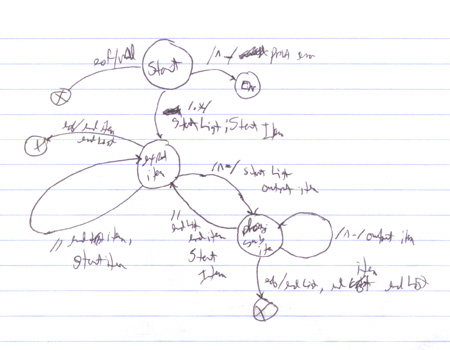
#> input picture code/handdrawn.jpg, 450 x 350 px
$ python circle_detection.py handdrawn.jpg   (Python 2 division)
#> lines starting #> are read from the running program, lines starting #| are printed output that depends on the picture
'''
Description: THis algorithm uses hough_gradient and hard coded min and max radius values.
This code doesn't give good results.

'''

import cv2
# import cv2.cv as cv
import numpy as np
import sys

img = cv2.imread(sys.argv[1],0)
#> img: shape (350, 450); min 73, max 255, mean 248.5
img = cv2.equalizeHist(img)
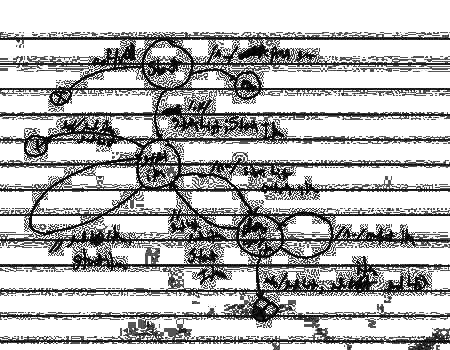
#> img: shape (350, 450); min 0, max 255, mean 186.1
cimg = cv2.cvtColor(img,cv2.COLOR_GRAY2BGR)

circles = cv2.HoughCircles(img,cv2.HOUGH_GRADIENT,1,10,param1=50,param2=30,minRadius=35,maxRadius=60)
#> circles = 24 rows, first 8: [119.5, 124.5, 59.4], [138.5, 97.5, 58.3], [221.5, 169.5, 58.3], [219.5, 179.5, 56.1], [230.5, 232.5, 59.4], [232.5, 86.5, 51.6], [309.5, 261.5, 53.9], [69.5, 180.5, 56.1]
print circles
#> (printed output is left out)
circles = np.uint16(np.around(circles))
#> circles = 24 rows, first 8: [120, 124, 59], [138, 98, 58], [222, 170, 58], [220, 180, 56], [230, 232, 59], [232, 86, 52], [310, 262, 54], [70, 180, 56]
for i in circles[0,:]:
    # draw the outer circle
    cv2.circle(cimg,(i[0],i[1]),i[2],(0,255,0),2)
#> this loop made 24 passes
#> i on passes 1 to 12: [120, 124, 59], [138, 98, 58], [222, 170, 58], [220, 180, 56], [230, 232, 59], [232, 86, 52], [310, 262, 54], [70, 180, 56], [76, 170, 58], [166, 270, 58], [104, 92, 55], [154, 228, 43]
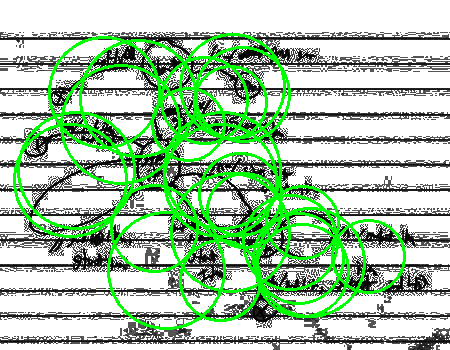
#> cimg: shape (350, 450, 3); mean B, G, R 168.7, 199.3, 168.7

cv2.imshow('detected circles',cimg)
cv2.waitKey(0)
cv2.destroyAllWindows()


# [20 lines of commented-out code are left out]
